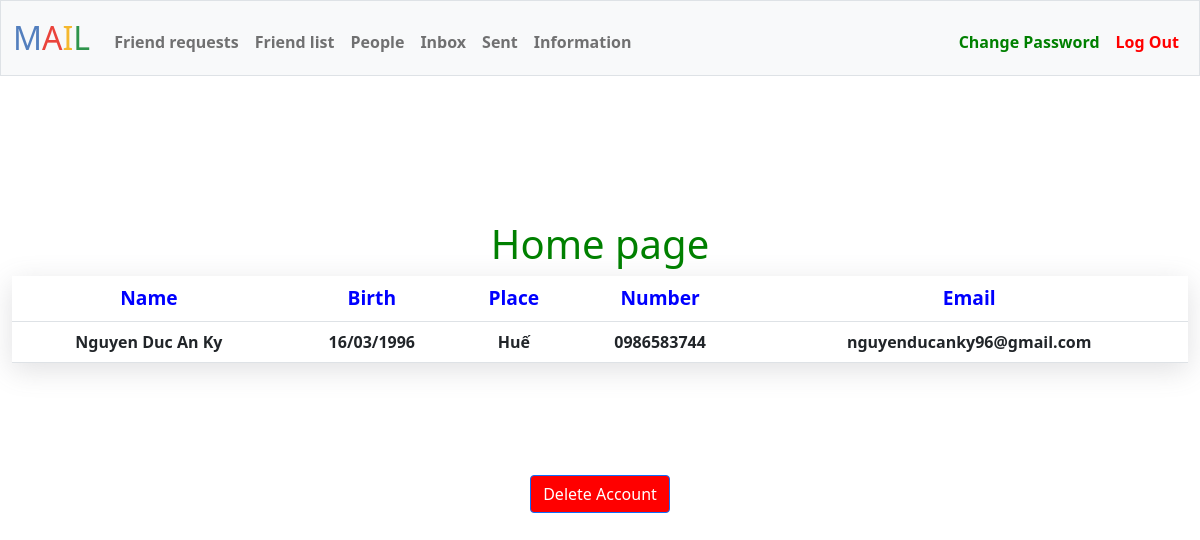
/ (signed in), run on an earlier commit of the app's database.
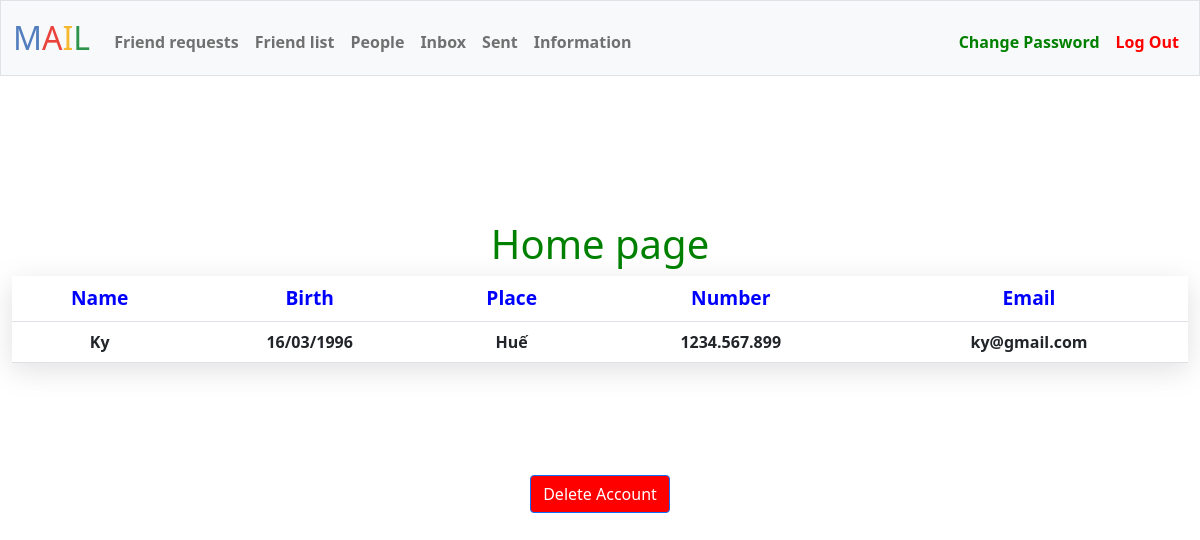
And on a later commit of the database.
### tables this page shows
CREATE TABLE informations (
id INTEGER PRIMARY KEY AUTOINCREMENT NOT NULL,
user_id INTEGER NOT NULL,
name TEXT NOT NULL,
birth TEXT,
place TEXT,
number TEXT,
email TEXT NOT NULL UNIQUE);

### app.py (the view, shortened to what this page needs)
@app.route("/", methods=["GET", "POST"])
@login_required
@information_required
def index():
    if request.method == "GET":
        user_id = session['user_id']
        rows = db.execute("SELECT * FROM informations WHERE user_id = ?", user_id)
        return render_template("index.html", rows=rows)

### app.py (called while the page is built)
@app.after_request
def after_request(response):
    response.headers["Cache-Control"] = "no-cache, no-store, must-revalidate"
    response.headers["Expires"] = 0
    response.headers["Pragma"] = "no-cache"
    return response

### helpers.py (called while the page is built)
def login_required(f):
    @wraps(f)
    def decorated_function(*args, **kwargs):
        if session.get("user_id") is None:
            return redirect("/login")
        return f(*args, **kwargs)
    return decorated_function

def information_required(f):
    @wraps(f)
    def decorated_function(*args, **kwargs):
        user_id = session.get("user_id")
        rows = db.execute("SELECT * FROM informations WHERE user_id = ?", user_id)
        if len(rows) == 0:
            message = 'You must provide you informations first!'
            return render_template("information.html", requirement=message)
        return f(*args, **kwargs)
    return decorated_function

### templates/index.html (shortened to what this page needs)
{% extends "layout.html" %}
{% block main %}
    <h1>Home page</h1>
    <table class="table">
        <tr>
            <th scope="col">Name</th>
            <th scope="col">Birth</th>
            <th scope="col">Place</th>
            <th scope="col">Number</th>
            <th scope="col">Email</th>
        </tr>
        {% for row in rows %}
        <tr>
            <td>{{ row.name }}</td>
            <td>{{ row.birth }}</td>
            <td>{{ row.place }}</td>
            <td>{{ row.number }}</td>
            <td>{{ row.email }}</td>
        </tr>
        {% endfor %}
    </table>
{% endblock %}

### templates/layout.html (shortened to what this page needs)
<!DOCTYPE html>
<html lang="en">
    <head>
        <link href="https://cdn.jsdelivr.net/npm/bootstrap@5.1.3/dist/css/bootstrap.min.css" rel="stylesheet">
        <link href="/static/styles.css" rel="stylesheet">
    </head>
    <body>
        <nav class="bg-light border navbar navbar-expand-md navbar-light">
            <div class="container-fluid">
                <a class="navbar-brand" href="/"><span class="blue">M</span><span class="red">A</span><span class="yellow">I</span><span class="green">L</span></a>
                <div class="collapse navbar-collapse" id="navbar">
                    {% if session["user_id"] %}
                        <ul class="navbar-nav me-auto mt-2">
                            <li class="nav-item"><a class="nav-link" href="/requests">Friend requests</a></li>
                            <li class="nav-item"><a class="nav-link" href="/list">Friend list</a></li>
                            <li class="nav-item"><a class="nav-link" href="/find">People</a></li>
                            <li class="nav-item"><a class="nav-link" href="/inbox">Inbox</a></li>
                            <li class="nav-item"><a class="nav-link" href="/sending">Sent</a></li>
                            <li class="nav-item"><a class="nav-link" href="/change_information">Information</a></li>
                        </ul>
                        <ul class="navbar-nav ms-auto mt-2">
                            <li class="nav-item"><a class="nav-link" href="/change_password" style="color: green;">Change Password</a></li>
                            <li class="nav-item"><a class="nav-link" href="/logout" style="color: red;">Log Out</a></li>
                        </ul>
                    {% else %}
                        <ul class="navbar-nav ms-auto mt-2">
                            <li class="nav-item"><a class="nav-link" href="/register" style="color: blue;">Register</a></li>
                            <li class="nav-item"><a class="nav-link" href="/login" style="color: blue;">Log In</a></li>
                        </ul>
                    {% endif %}
                </div>
            </div>
        </nav>
        <div class="container-fluid py-5" id="main">
        </div>
        <main class="container-fluid py-5 text-center">
            {% block main %}{% endblock %}
        </main>
    </body>
    <footer>
        <main class="container-fluid py-5 text-center">
            <form action="/" method="post">
                <button id="deleteAccount" class="btn btn-primary" type="submit">Delete Account</button>
            </form>
        </main>
    </footer>
</html>

### static/styles.css (style rules this page uses)
nav .navbar-brand { font-size: xx-large; }
nav .navbar-brand .blue { color: #537fbe; }
nav .navbar-brand .red { color: #ea433b; }
nav .navbar-brand .yellow { color: #f5b82e; }
nav .navbar-brand .green { color: #2e944b; }
.nav-item { font-weight: bold; }
#deleteAccount { background-color:red; }
footer { clear: both; }

### templates/index.html (style rules this page uses)
h1 { color: green; }
.table { box-shadow: rgba(100, 100, 111, 0.2) 0px 7px 29px 0px; }
.table tr th { color: blue; font-size: larger; }
.table tr td { font-weight: bold; }

What changed in the data, as far as the page shows it:
removed informations: name "Nguyen Duc An Ky", birth "16/03/1996", place "Huế", number "0986583744", email "nguyenducanky96@gmail.com"
added informations: name "Ky", birth "16/03/1996", place "Huế", number "1234.567.899", email "ky@gmail.com"
